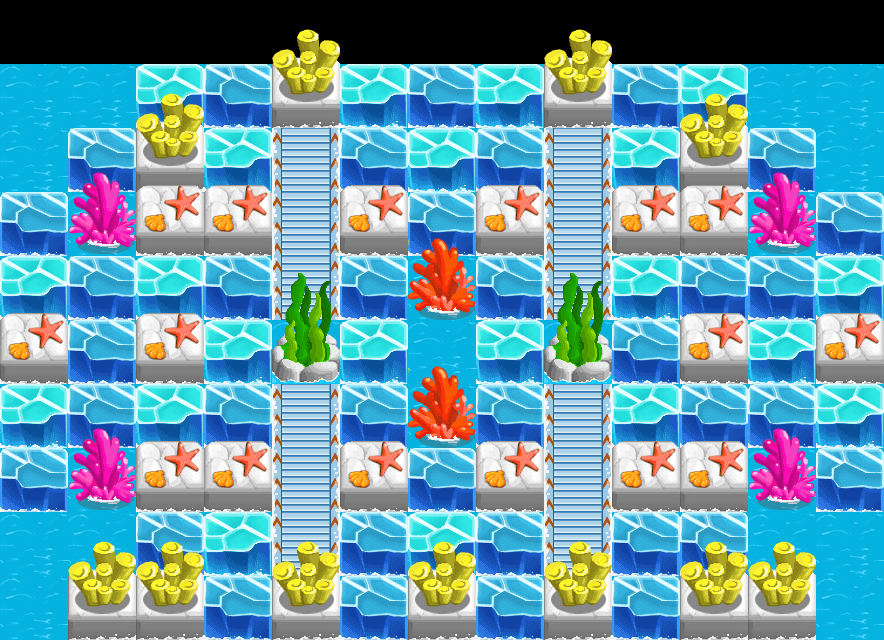

A level layout from a 2D game, rendered from its tile map. Below: a short description, then the map file with tile-grid data replaced by summaries:
An orthogonal 13x10 tile map with 68x64 px tiles, 4 tile layers (bg, item, wall, fg) and 2 objects (player1, player2).

<map version="1.0" orientation="orthogonal" renderorder="right-down" width="13" height="10" tilewidth="68" tileheight="64" nextobjectid="7">
 <tileset firstgid="1" name="ice" tilewidth="68" tileheight="64" tilecount="35" columns="5">
  <image source="ice.png" width="340" height="448" />
  <tile id="3">
   <properties>
    <property name="block" value="1" />
   </properties>
  </tile>
  <tile id="4">
   <properties>
    <property name="block" value="1" />
   </properties>
  </tile>
  <tile id="5">
   <properties>
    <property name="block" value="1" />
   </properties>
  </tile>
  <tile id="6">
   <properties>
    <property name="block" value="1" />
   </properties>
  </tile>
  <tile id="7">
   <properties>
    <property name="block" value="1" />
   </properties>
  </tile>
  <tile id="9">
   <properties>
    <property name="anim" value="2" />
    <property name="dir" value="up" />
   </properties>
  </tile>
  <tile id="10">
   <properties>
    <property name="block" value="1" />
   </properties>
  </tile>
  <tile id="11">
   <properties>
    <property name="block" value="1" />
   </properties>
  </tile>
  <tile id="15">
   <properties>
    <property name="block" value="1" />
   </properties>
  </tile>
  <tile id="16">
   <properties>
    <property name="block" value="1" />
   </properties>
  </tile>
  <tile id="17">
   <properties>
    <property name="block" value="1" />
    <property name="move" value="1" />
   </properties>
  </tile>
  <tile id="25">
   <properties>
    <property name="block" value="1" />
   </properties>
  </tile>
  <tile id="26">
   <properties>
    <property name="block" value="1" />
   </properties>
  </tile>
  <tile id="30">
   <properties>
    <property name="anim" value="5" />
    <property name="dir" value="up" />
   </properties>
  </tile>
 </tileset>
 <layer name="bg" width="13" height="10">
  <data>[130 cells, 117 non-empty, 3 distinct tile ids]</data>
 </layer>
 <layer name="item" width="13" height="10">
  <data>[130 cells, 57 non-empty, 2 distinct tile ids]</data>
 </layer>
 <layer name="wall" width="13" height="10">
  <data>[130 cells, 35 non-empty, 5 distinct tile ids]</data>
 </layer>
 <layer name="fg" width="13" height="10">
  <data>[130 cells, 35 non-empty, 5 distinct tile ids]</data>
 </layer>
 <objectgroup name="players">
  <object id="3" name="player1" x="850" y="600">
   <properties>
    <property name="playertype" value="npc6" />
   </properties>
  </object>
  <object id="6" name="player2" x="847" y="90">
   <properties>
    <property name="playertype" value="npc6" />
   </properties>
  </object>
 </objectgroup>
</map>
